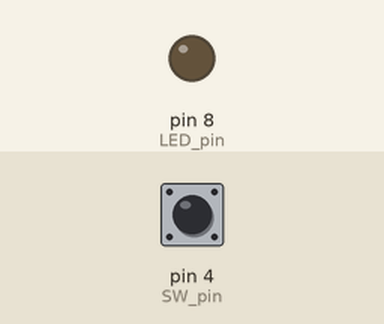
The sketch below on a simulated Arduino Uno, built with avr-gcc and run on an emulated ATmega328P. Shown: output pins drawn as LEDs (lit = HIGH). Inputs (shaded band) come from the test bench; at power-on: pin 4 (SW_pin) HIGH.

Above: at 1.2 s.
1.3 s: pin 4 (SW_pin) pulled LOW for 0.15 s
At 1.37 s:
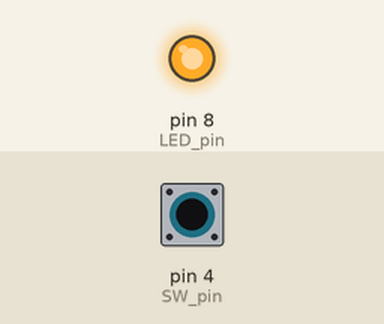
2.9 s: pin 4 (SW_pin) pulled LOW for 3.2 s
At 7.4 s:
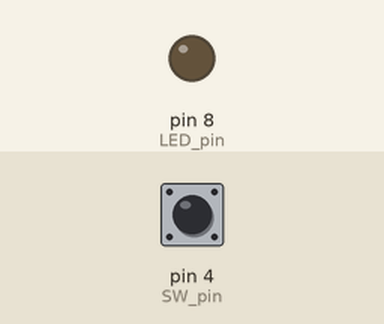
Timing chart, 0 to 8.9 s (numbered marks = the images above; inputs shaded):
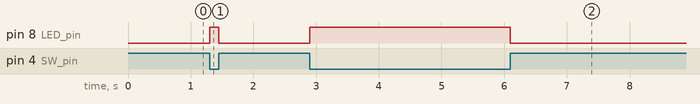

Measured:
- after the input at 1.3 s, pin 8 (LED_pin): LOW → HIGH at once, → LOW 0.15 s later
- after the input at 2.9 s, pin 8 (LED_pin): LOW → HIGH at once, → LOW 3.2 s later

The sketch:

_5-2.ino
```cpp
/*
    District P
    아두이노 코딩#5-2
    if문을 while문으로 대체하기
    스위치 점등회로1 코드
*/

int LED_pin = 8;
int SW_pin = 4;

void setup() {
    pinMode(LED_pin, OUTPUT);
    pinMode(SW_pin, INPUT_PULLUP);
}

void loop() {
    while(digitalRead(SW_pin) == LOW) {
        digitalWrite(LED_pin, HIGH);
    }

    digitalWrite(LED_pin, LOW);
}
```
